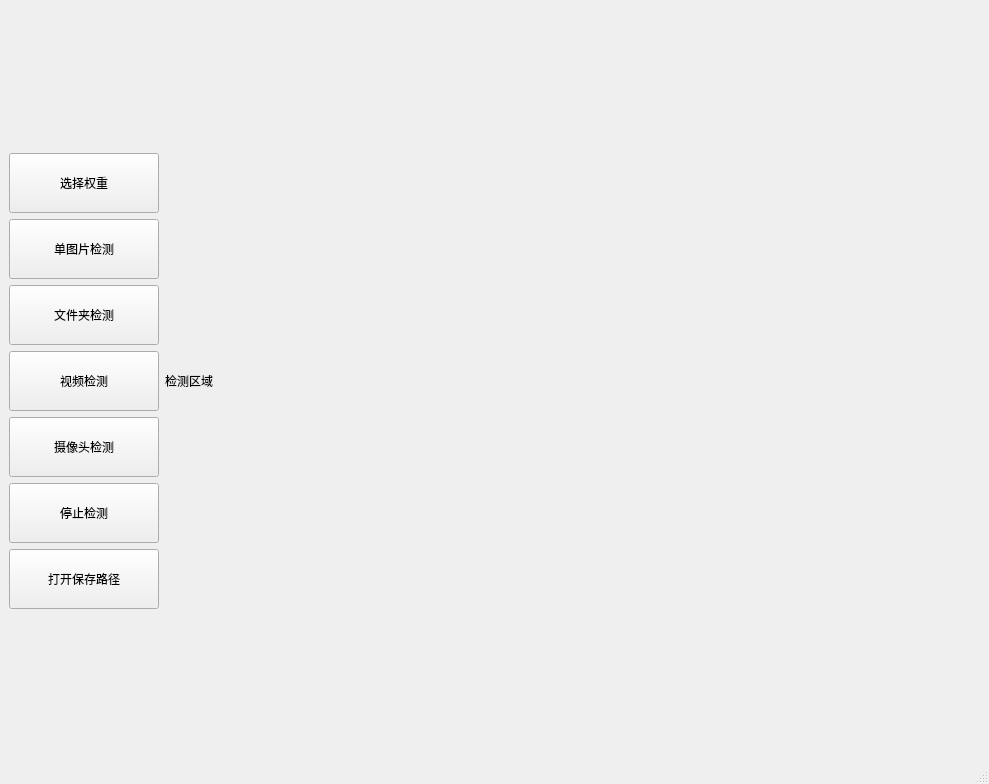
<?xml version="1.0" encoding="UTF-8"?>
<ui version="4.0">
 <class>MainWindow</class>
 <widget class="QMainWindow" name="MainWindow">
  <property name="geometry">
   <rect>
    <x>0</x>
    <y>0</y>
    <width>989</width>
    <height>784</height>
   </rect>
  </property>
  <property name="windowTitle">
   <string>YOLOv5检测界面</string>
  </property>
  <widget class="QWidget" name="centralwidget">
   <layout class="QGridLayout" name="gridLayout">
    <item row="0" column="0">
     <layout class="QHBoxLayout" name="horizontalLayout" stretch="1,5">
      <item>
       <layout class="QVBoxLayout" name="verticalLayout" stretch="0,0,0,0,0,0,1">
        <item>
         <widget class="QPushButton" name="pushButton_selectpt">
          <property name="sizePolicy">
           <sizepolicy hsizetype="Minimum" vsizetype="Expanding">
            <horstretch>0</horstretch>
            <verstretch>0</verstretch>
           </sizepolicy>
          </property>
          <property name="minimumSize">
           <size>
            <width>150</width>
            <height>60</height>
           </size>
          </property>
          <property name="maximumSize">
           <size>
            <width>150</width>
            <height>60</height>
           </size>
          </property>
          <property name="text">
           <string>选择权重</string>
          </property>
         </widget>
        </item>
        <item>
         <widget class="QPushButton" name="pushButton_img">
          <property name="sizePolicy">
           <sizepolicy hsizetype="Minimum" vsizetype="Expanding">
            <horstretch>0</horstretch>
            <verstretch>0</verstretch>
           </sizepolicy>
          </property>
          <property name="minimumSize">
           <size>
            <width>150</width>
            <height>60</height>
           </size>
          </property>
          <property name="maximumSize">
           <size>
            <width>150</width>
            <height>60</height>
           </size>
          </property>
          <property name="text">
           <string>单图片检测</string>
          </property>
         </widget>
        </item>
        <item>
         <widget class="QPushButton" name="pushButton_imgfolder">
          <property name="sizePolicy">
           <sizepolicy hsizetype="Minimum" vsizetype="Expanding">
            <horstretch>0</horstretch>
            <verstretch>0</verstretch>
           </sizepolicy>
          </property>
          <property name="minimumSize">
           <size>
            <width>150</width>
            <height>60</height>
           </size>
          </property>
          <property name="maximumSize">
           <size>
            <width>150</width>
            <height>60</height>
           </size>
          </property>
          <property name="text">
           <string>文件夹检测</string>
          </property>
         </widget>
        </item>
        <item>
         <widget class="QPushButton" name="pushButton_video">
          <property name="sizePolicy">
           <sizepolicy hsizetype="Minimum" vsizetype="Expanding">
            <horstretch>0</horstretch>
            <verstretch>0</verstretch>
           </sizepolicy>
          </property>
          <property name="minimumSize">
           <size>
            <width>150</width>
            <height>60</height>
           </size>
          </property>
          <property name="maximumSize">
           <size>
            <width>150</width>
            <height>60</height>
           </size>
          </property>
          <property name="text">
           <string>视频检测</string>
          </property>
         </widget>
        </item>
        <item>
         <widget class="QPushButton" name="pushButton_camera">
          <property name="sizePolicy">
           <sizepolicy hsizetype="Minimum" vsizetype="Expanding">
            <horstretch>0</horstretch>
            <verstretch>0</verstretch>
           </sizepolicy>
          </property>
          <property name="minimumSize">
           <size>
            <width>150</width>
            <height>60</height>
           </size>
          </property>
          <property name="maximumSize">
           <size>
            <width>150</width>
            <height>60</height>
           </size>
          </property>
          <property name="text">
           <string>摄像头检测</string>
          </property>
         </widget>
        </item>
        <item>
         <widget class="QPushButton" name="pushButton_stop">
          <property name="sizePolicy">
           <sizepolicy hsizetype="Minimum" vsizetype="Expanding">
            <horstretch>0</horstretch>
            <verstretch>0</verstretch>
           </sizepolicy>
          </property>
          <property name="minimumSize">
           <size>
            <width>150</width>
            <height>60</height>
           </size>
          </property>
          <property name="maximumSize">
           <size>
            <width>150</width>
            <height>60</height>
           </size>
          </property>
          <property name="text">
           <string>停止检测</string>
          </property>
         </widget>
        </item>
        <item>
         <widget class="QPushButton" name="pushButton_savefolder">
          <property name="sizePolicy">
           <sizepolicy hsizetype="Minimum" vsizetype="Expanding">
            <horstretch>0</horstretch>
            <verstretch>0</verstretch>
           </sizepolicy>
          </property>
          <property name="minimumSize">
           <size>
            <width>150</width>
            <height>60</height>
           </size>
          </property>
          <property name="maximumSize">
           <size>
            <width>150</width>
            <height>60</height>
           </size>
          </property>
          <property name="text">
           <string>打开保存路径</string>
          </property>
         </widget>
        </item>
       </layout>
      </item>
      <item>
       <widget class="QLabel" name="label">
        <property name="text">
         <string>检测区域</string>
        </property>
       </widget>
      </item>
     </layout>
    </item>
   </layout>
  </widget>
  <widget class="QMenuBar" name="menubar">
   <property name="geometry">
    <rect>
     <x>0</x>
     <y>0</y>
     <width>989</width>
     <height>26</height>
    </rect>
   </property>
  </widget>
  <widget class="QStatusBar" name="statusbar"/>
 </widget>
 <resources/>
 <connections/>
</ui>
